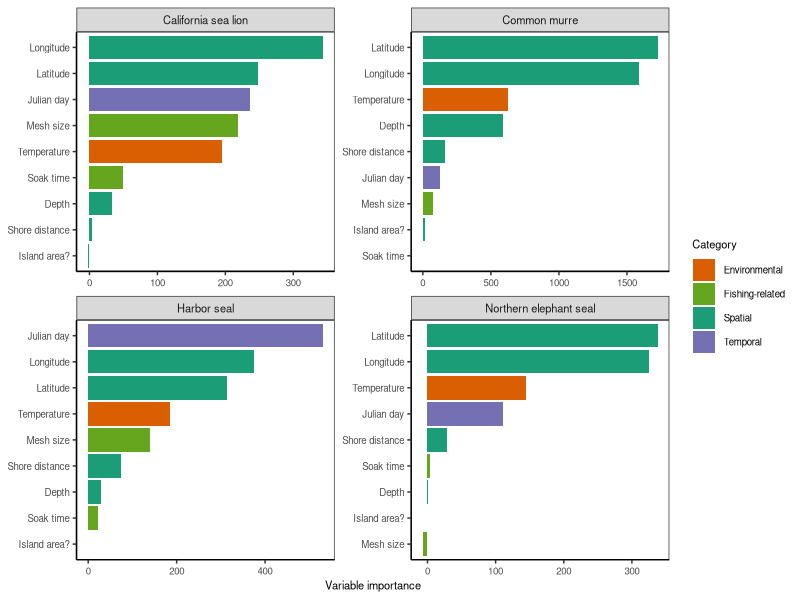

Recreate this plot in R. (Note: this script raises an error after producing the figure.)

# Clear workspace
rm(list = ls())

# Setup
################################################################################

# Packages
library(tidyverse)

# Directories
plotdir <- "figures"

# read in data

sl_vi <- read_csv("model_result/sl_vi_ranger_weighted_impurity_corrected.csv")

hs_vi <- read_csv("model_result/hs_vi_ranger_weighted_impurity_corrected.csv")

cm_vi <- read_csv("model_result/cm_vi_ranger_weighted_impurity_corrected.csv")

ns_vi <- read_csv("model_result/ns_vi_ranger_weighted_impurity_corrected.csv")


data <- bind_rows(sl_vi, hs_vi, cm_vi, ns_vi)

# Format data 

data <- data %>%
  mutate(variable = recode_factor(variable, 
                                  "yday"="Julian day",      
                                  "sst_c"="Temperature",             
                                  "lat_dd"="Latitude",
                                  "long_dd" = "Longitude",
                                  "mesh_size_in"="Mesh size",
                                  "shore_km"="Shore distance",
                                  "depth_fa"="Depth",    
                                  "soak_hr"="Soak time",
                                  "island_yn_X1" = "Island area?")) %>%
  mutate(category = case_when(variable %in% c("Mesh size", "Soak time")~"Fishing-related",
                              variable %in% c("Latitude", "Longitude","Depth", "Shore distance", "Island area?")~"Spatial",
                              variable %in% c("Julian day")~"Temporal",
                              variable%in% c("Temperature")~"Environmental"))

# Plot data
################################################################################

# Theme
base_theme <-  theme(axis.text=element_text(size=7),
                     axis.title=element_text(size=8),
                     legend.text=element_text(size=7),
                     legend.title=element_text(size=8),
                     strip.text=element_text(size=8),
                     # Gridlines
                     panel.grid.major = element_blank(), 
                     panel.grid.minor = element_blank(),
                     panel.background = element_blank(), 
                     axis.line = element_line(colour = "black"),
                     # Legend
                     legend.background = element_rect(fill=alpha('blue', 0)))

# set species color
category_color <- c("Spatial" = "#1B9E77", "Environmental" = "#D95F02", "Temporal" = "#7570B3", "Fishing-related" = "#66A61E")

# Plot
g <- ggplot(data, aes(x=importance, 
                      y=tidytext::reorder_within(variable, importance, species),
                      fill = category)) +
  facet_wrap(~species, ncol=2, scales="free") +
  geom_bar(stat="identity") +
  scale_fill_manual(name = "Category", values = category_color) +
  # Labels
  labs(x="Variable importance", y="Variables") +
  tidytext::scale_y_reordered() +
  # Theme
  theme_bw() + base_theme +
  theme(axis.title.y=element_blank())
g

# Export
ggsave(g, filename=file.path(plotdir, "Fig4_variable_importance.png"), 
       width=5.5, height=4, units="in", dpi=600)
